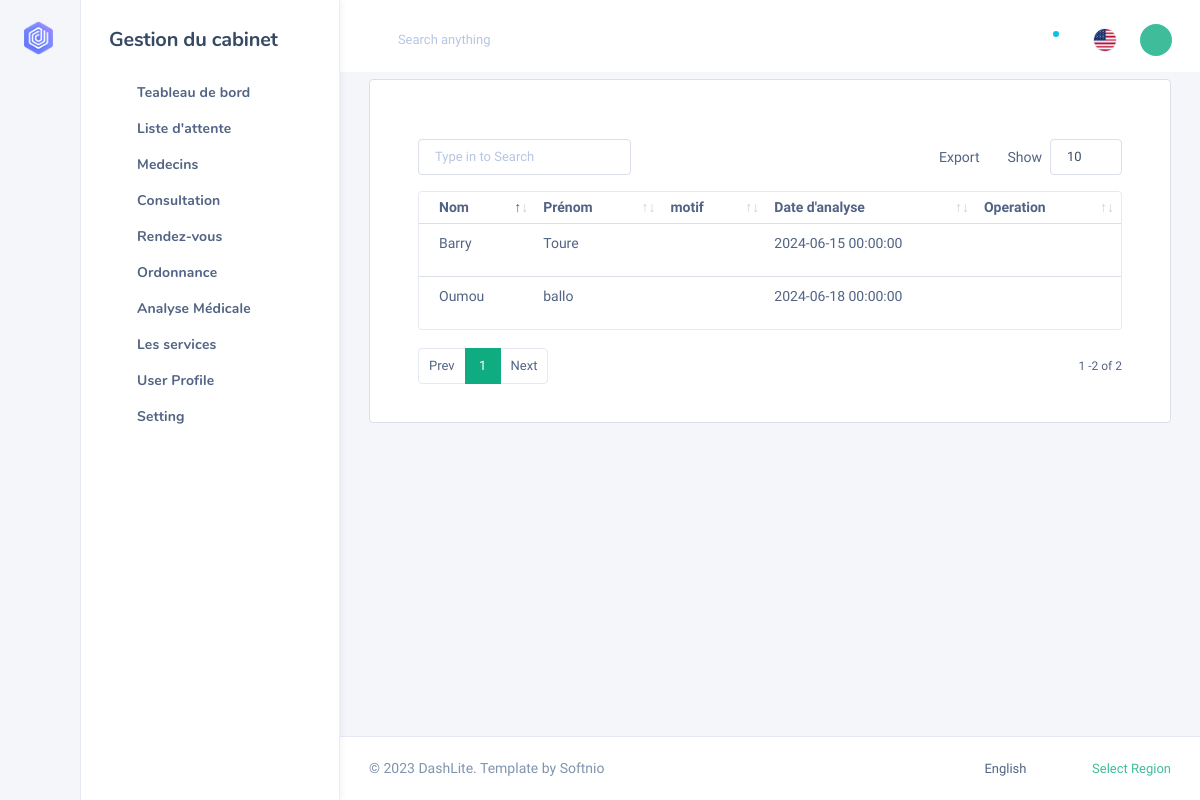
The app's page /public/Analyses/analyse_realise (signed in) with its own data.
### tables this page shows
CREATE TABLE `patient` (
  `num_patient` int(11) NOT NULL,
  `prenom_patient` varchar(50) DEFAULT NULL,
  `nom_patient` varchar(50) DEFAULT NULL,
  `age_patient` varchar(50) DEFAULT NULL,
  `genre` varchar(50) DEFAULT NULL,
  `poids_patient` varchar(50) DEFAULT NULL,
  `telephonepat` int(50) DEFAULT NULL,
  `taille_patient` varchar(50) DEFAULT NULL,
  `profession` varchar(50) DEFAULT NULL,
  `adresse` varchar(50) DEFAULT NULL,
  `groupesangine` varchar(50) DEFAULT NULL,
  `stuation_matrimonial` varchar(50) DEFAULT NULL,
  `fils_de` varchar(50) DEFAULT NULL,
  `ethnie` varchar(100) NOT NULL,
  `idsecurite` int(11) DEFAULT NULL
);

CREATE TABLE `demandeexamen` (
  `numDemanceExamen` int(11) NOT NULL,
  `nomExamen` varchar(50) DEFAULT NULL,
  `motif_axamen` varchar(50) DEFAULT NULL,
  `dateDamande` datetime DEFAULT NULL,
  `bilanExamen` varchar(50) DEFAULT NULL,
  `num_consult` int(11) DEFAULT NULL,
  `num_ticket` int(11) DEFAULT NULL,
  `date_realisation` date NOT NULL,
  `medecinRealisation` int(11) DEFAULT NULL,
  `statut` varchar(50) DEFAULT NULL,
  `medecinDemande` int(11) NOT NULL,
  `idPatient` int(11) NOT NULL,
  `nomStructure` int(11) DEFAULT NULL
);

### app/core/app.php (called while the page is built, shortened)
<?php
class App{
    protected $method="index";
   public function  __construct()
    {
       $URL= $this->getURL();
       if(file_exists('app/controllers/'.$URL[0].'.php')){
            unset($URL[0]);
       }
       $this->controller=new $this->controller();
       if(isset($URL[1])){
            if( method_exists($this->controller,$URL[1])){
                $this->method=ucfirst($URL[1]);
                unset($URL[1]);
            }
       }
        $URL=array_values($URL);
       $this->params=$URL;
       call_user_func_array([$this->controller,$this->method],$this->params);
    }
    private function  getURL(){
       $url=isset($_GET['url'])?$_GET['url']:'Home';
        return explode("/",filter_var(trim($url,'/')),FILTER_SANITIZE_URL);
    }
}

### index.php (called while the page is built, shortened)
<?php
$app=new App();

### app/core/model.php (called while the page is built, shortened)
<?php
class Model extends Database{
    public function SelectAllData($select,$fields){
        $bdd= $this->connect();
        $que = $bdd->prepare("SELECT $select
                FROM $fields");
        $que->execute();
        $count = $que->fetchAll(PDO::FETCH_OBJ);
        return $count;
    }
}

### app/views/analyse_realise.view.php (the view, shortened to what this page needs)
<!DOCTYPE html>
<html lang="zxx" class="js">
<body class="nk-body bg-lighter npc-default has-sidebar ">
<div class="nk-app-root">
    <div class="nk-main ">
        <div class="nk-wrap ">
            <div class="nk-content ">
                <div class="container-fluid">
                    <div class="nk-content-inner">
                        <div class="nk-content-body">
                            <div class="nk-block">
                                <div class="card">
                                    <div class="card-aside-wrap" >
                                        <div class="card-inner card-inner-sm">
                                            <?php $this->view('common/_flash')?> <br>
                                            <div class="card-inner">
                                                <div class="tab-content">
                                                    <div class="tab-pane active " id="diagnostiques">
                                                        <table class="datatable-init-export nowrap table" id="dataTable">
                                                            <thead>
                                                            <tr>
                                                                <th>Nom</th>
                                                                <th>Prénom</th>
                                                                <th>motif</th>
                                                                <th>Date d'analyse</th>
                                                                <?php if(isset($_SESSION['role']) and $_SESSION['role']!='docteur' || $_SESSION['role']!='medecin') :?>
                                                                    <th>Operation</th>
                                                                <?php endif ?>
                                                            </tr>
                                                            </thead>
                                                            <tbody>
                                                            <?php  if(isset($_SESSION['role']) and $_SESSION['role']==='supAdmin'||$_SESSION['role']==='admin') : ?>
                                                                <?php foreach ($analysesDemandes  as $analyse) : ?>
                                                                    <?php foreach ($patients  as $patient ) : ?>
                                                                        <?php  if($patient->num_patient===$analyse->idPatient and $analyse->bilanExamen!==null) :?>
                                                                            <tr>
                                                                                <td><?= $patient->nom_patient ?></td>
                                                                                <td><?= $patient->prenom_patient ?></td>
                                                                                <td><?= $analyse->motif_axamen ?></td>
                                                                                <td><?=$analyse->dateDamande ?></td>
                                                                                <td>
                                                                                    <div class="drodown">
                                                                                        <button class="dropdown-toggle btn btn-icon btn-trigger" data-bs-toggle="dropdown"><em class="icon ni ni-more-h"></em></button>
                                                                                    </div>
                                                                                </td>
                                                                            </tr>
                                                                        <?php endif ?>
                                                                    <?php endforeach ?>
                                                                <?php endforeach ?>
                                                            <?php endif; ?>
                                                            </tbody>
                                                        </table>
                                                    </div>
                                                </div>
                                            </div>
                                        </div>
                                    </div>
                                </div>
                            </div>
                        </div>
                    </div>
                </div>
            </div>
        </div>
    </div>
</div>
</body>
</html>

### records on screen
demandeexamen: dateDamande "2024-06-15 00:00:00"
patient: nom_patient "Barry", prenom_patient "Toure"
demandeexamen: dateDamande "2024-06-18 00:00:00"
patient: nom_patient "Oumou", prenom_patient "ballo"
